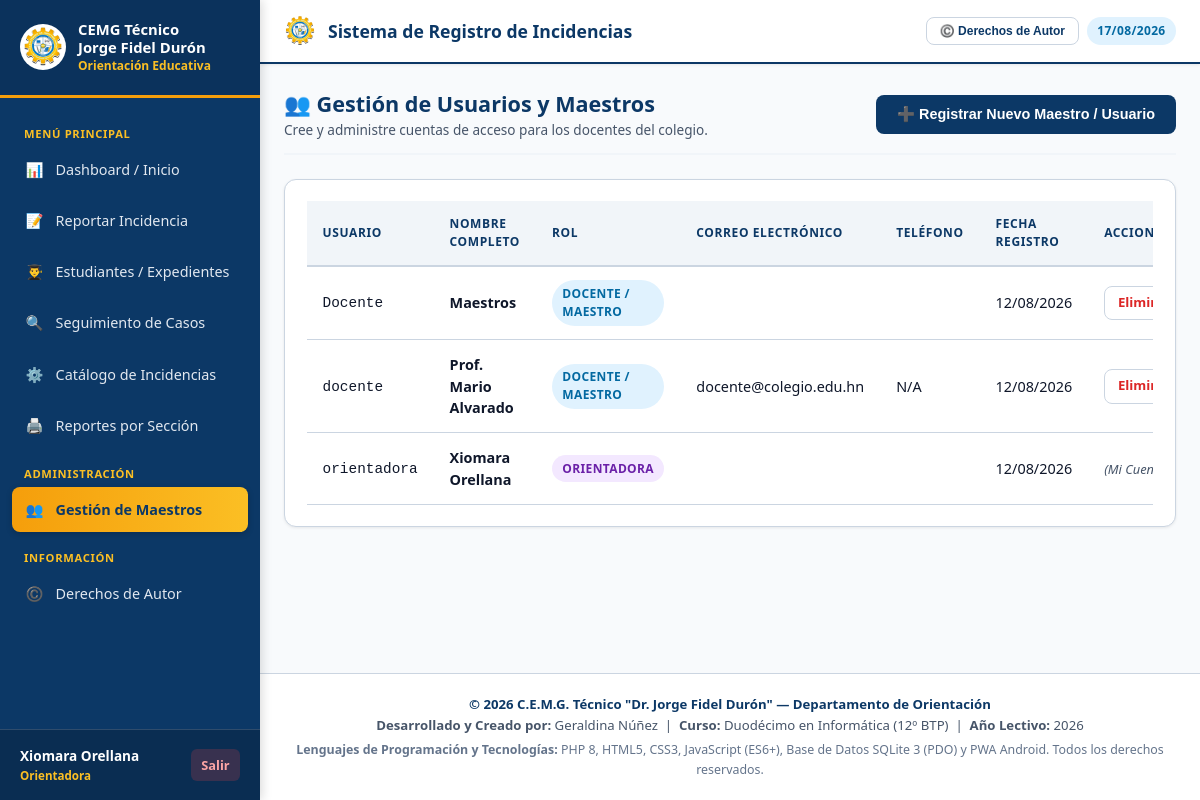
Page /index.php?action=usuarios (signed in) on the committed database.
### tables this page shows
CREATE TABLE users (
                id INTEGER PRIMARY KEY AUTOINCREMENT,
                username TEXT UNIQUE NOT NULL,
                password_hash TEXT NOT NULL,
                full_name TEXT NOT NULL,
                role TEXT CHECK(role IN ('orientadora', 'docente')) NOT NULL,
                email TEXT,
                phone TEXT,
                created_at DATETIME DEFAULT CURRENT_TIMESTAMP
            );

### config/database.php (called while the page is built, shortened)
<?php
class Database {
    private static $instance = null;
    private $pdo;
    private function __construct() {
        $dbFile = __DIR__ . '/../database.sqlite';
        try {
            $this->pdo = new PDO("sqlite:" . $dbFile);
            $this->pdo->setAttribute(PDO::ATTR_ERRMODE, PDO::ERRMODE_EXCEPTION);
            $this->pdo->setAttribute(PDO::ATTR_DEFAULT_FETCH_MODE, PDO::FETCH_ASSOC);
            $this->pdo->exec("PRAGMA foreign_keys = ON;");
        } catch (PDOException $e) {
            die("Error de conexión a la base de datos: " . $e->getMessage());
        }
    }
    public static function getInstance() {
        if (self::$instance === null) {
            self::$instance = new Database();
        }
        return self::$instance;
    }
    public function getConnection() {
        return $this->pdo;
    }
    private function initTables() {
        try {
            $this->pdo->exec("ALTER TABLE incident_reports ADD COLUMN custom_reporter_name TEXT;");
        } catch (PDOException $e) {
        }
    }
}

### controllers/UserController.php (called while the page is built, shortened)
<?php
require_once __DIR__ . '/../config/database.php';
class UserController {
    private $db;
    public function __construct() {
        $this->db = Database::getInstance()->getConnection();
    }
    public function getAllUsers() {
        $stmt = $this->db->query("SELECT id, username, full_name, role, email, phone, created_at FROM users ORDER BY role ASC, full_name ASC");
        return $stmt->fetchAll();
    }
}

### views/usuarios.php (the view, shortened to what this page needs)
<?php
require_once __DIR__ . '/header.php';
require_once __DIR__ . '/../controllers/UserController.php';
$userController = new UserController();
$users = $userController->getAllUsers();
?>
<div class="card-header" style="margin-bottom: 1.5rem;">
    <div>
        <h2 style="font-size: 1.35rem; font-weight: 800; color: var(--primary);">👥 Gestión de Usuarios y Maestros</h2>
        <p style="font-size: 0.85rem; color: var(--text-muted);">
            Cree y administre cuentas de acceso para los docentes del colegio.
        </p>
    </div>
    <button onclick="openModal('modalAddUser')" class="btn btn-primary">
        ➕ Registrar Nuevo Maestro / Usuario
    </button>
</div>
<div class="card">
    <div class="table-responsive">
        <table class="table">
            <thead>
                <tr>
                    <th>Usuario</th>
                    <th>Nombre Completo</th>
                    <th>Rol</th>
                    <th>Correo Electrónico</th>
                    <th>Teléfono</th>
                    <th>Fecha Registro</th>
                    <th>Acciones</th>
                </tr>
            </thead>
            <tbody>
                <?php foreach ($users as $u): ?>
                    <tr>
                        <td><code><?= htmlspecialchars($u['username']) ?></code></td>
                        <td><strong><?= htmlspecialchars($u['full_name']) ?></strong></td>
                        <td>
                            <?php if ($u['role'] === 'orientadora'): ?>
                                <span class="badge badge-compromiso">Orientadora</span>
                            <?php else: ?>
                                <span class="badge badge-atendido">Docente / Maestro</span>
                            <?php endif; ?>
                        </td>
                        <td><?= htmlspecialchars($u['email'] ?? 'N/A') ?></td>
                        <td><?= htmlspecialchars($u['phone'] ?? 'N/A') ?></td>
                        <td><?= date('d/m/Y', strtotime($u['created_at'])) ?></td>
                        <td>
                            <?php if ($u['id'] != $_SESSION['user_id']): ?>
                                <a href="index.php?action=eliminar_usuario&id=<?= $u['id'] ?>" class="btn btn-outline btn-sm" style="color: var(--danger);" onclick="return confirm('¿Eliminar esta cuenta de usuario?')">
                                    Eliminar
                                </a>
                            <?php else: ?>
                                <span style="font-size: 0.8rem; color: var(--text-muted); font-style: italic;">(Mi Cuenta)</span>
                            <?php endif; ?>
                        </td>
                    </tr>
                <?php endforeach; ?>
            </tbody>
        </table>
    </div>
</div>
<?php require_once __DIR__ . '/footer.php'; ?>

### assets/css/style.css (style rules this page uses)
:root { --primary: #0c3866; --primary-hover: #08284a; --primary-light: #eff6ff; --secondary: #f59e0b; --secondary-hover: #d97706; --secondary-light: #fef3c7; --yellow-accent: #fbbf24; --accent: #0284c7; --success: #059669; --success-bg: #d1fae5; --warning: #d97706; --warning-bg: #fef3c7; --danger: #dc2626; --danger-bg: #fee2e2; --info: #0284c7; --info-bg: #e0f2fe; --bg-main: #f8fafc; --bg-card: #ffffff; --text-main: #0f172a; --text-muted: #475569; --border: #cbd5e1; --font-family: system-ui, -apple-system, BlinkMacSystemFont, 'Segoe UI', Roboto, Helvetica, Arial, sans-serif; --shadow-sm: 0 1px 3px 0 rgba(0, 0, 0, 0.08); --shadow-md: 0 4px 6px -1px rgba(0, 0, 0, 0.12), 0 2px 4px -1px rgba(0, 0, 0, 0.07); --shadow-lg: 0 10px 15px -3px rgba(0, 0, 0, 0.15), 0 4px 6px -2px rgba(0, 0, 0, 0.08); --radius: 12px; --radius-sm: 8px; }
* { box-sizing: border-box; margin: 0; padding: 0; }
body { font-family: var(--font-family); background-color: var(--bg-main); color: var(--text-main); line-height: 1.5; min-height: 100vh; }
.card { background-color: var(--bg-card); border-radius: var(--radius); border: 1px solid var(--border); box-shadow: var(--shadow-sm); padding: 1.35rem; margin-bottom: 1.5rem; }
.card-header { display: flex; align-items: center; justify-content: space-between; margin-bottom: 1rem; padding-bottom: 0.75rem; border-bottom: 2px solid #f1f5f9; }
.btn { display: inline-flex; align-items: center; justify-content: center; gap: 0.5rem; padding: 0.65rem 1.25rem; font-size: 0.9rem; font-weight: 700; border-radius: var(--radius-sm); border: 1px solid transparent; cursor: pointer; text-decoration: none; transition: all 0.2s ease; }
.btn-primary { background-color: var(--primary); color: #ffffff; }
.btn-outline { background-color: #ffffff; border-color: var(--border); color: var(--primary); }
.btn-sm { padding: 0.4rem 0.8rem; font-size: 0.825rem; }
.table-responsive { width: 100%; overflow-x: auto; }
.table { width: 100%; border-collapse: collapse; text-align: left; font-size: 0.9rem; }
.table th { background-color: #f1f5f9; color: var(--primary); font-weight: 800; text-transform: uppercase; font-size: 0.75rem; letter-spacing: 0.05em; padding: 0.85rem 1rem; border-bottom: 2px solid var(--border); }
.table td { padding: 0.85rem 1rem; border-bottom: 1px solid var(--border); vertical-align: middle; }
.badge { display: inline-block; padding: 0.3rem 0.65rem; font-size: 0.75rem; font-weight: 800; border-radius: 9999px; text-transform: uppercase; letter-spacing: 0.03em; }
.badge-atendido { background-color: #e0f2fe; color: #0369a1; }
.badge-compromiso { background-color: #f3e8ff; color: #6b21a8; }

### rows in the picture
users: username "Docente", full_name "Maestros", role "DOCENTE / MAESTRO", created_at "12/08/2026"
users: username "docente", full_name "Prof. Mario Alvarado", role "DOCENTE / MAESTRO", email "docente@colegio.edu.hn", phone "N/A", created_at "12/08/2026"
users: username "orientadora", full_name "Xiomara Orellana", role "ORIENTADORA", created_at "12/08/2026", shows "(Mi…"

### other values in the picture
$fullName "Xiomara Orellana"
$roleName "Orientadora"
